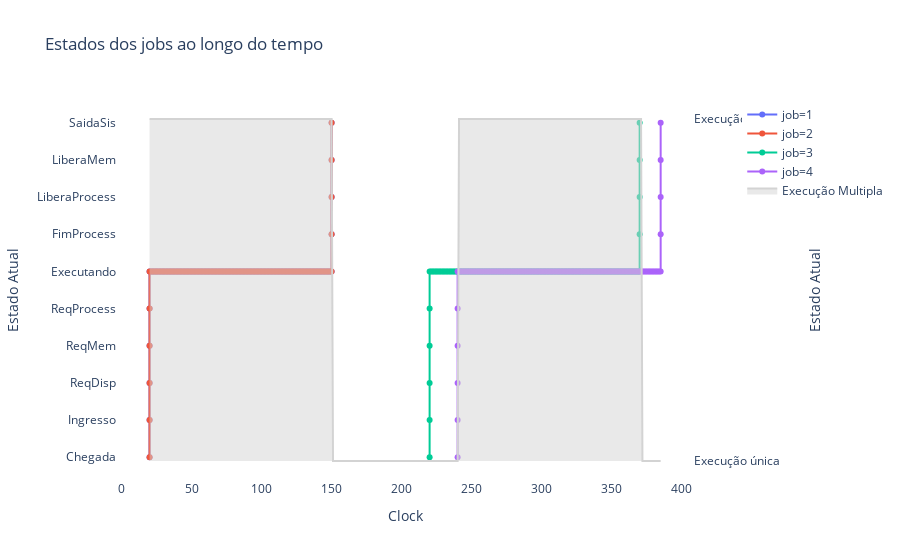

The notebook cell saved with this chart:
### Code cell
is_multiprog = pd.DataFrame(
    multiprog_on, columns=['is_multiprog'])

# # fig = go.Figure()

trace = go.Scatter(x=is_multiprog.index+20,
                   y=is_multiprog.is_multiprog,
                   fill='tozeroy',
                   line_color='lightgray',
                   name='Execução Multipla')
fig.update_layout(yaxis2={'categoryarray': [
                  'Execução única', 'Execução multipla'], 'categoryorder': "array"})

fig.add_trace(trace, secondary_y=True)

fig.update_xaxes(title="Clock", dtick=50)
fig.update_yaxes(title="Estado Atual")

### Figure 1 — Plotly figure (JSON) as saved in the notebook; plotly's stock layout.template omitted (floating-point values rounded to 4 significant figures; data arrays with more than 128 entries replaced by an {"elided": "..."} marker saying what was removed)
{"data": [{"mode": "lines+markers", "name": "job=1", "type": "scatter", "x": {"elided": "140 int values"}, "xaxis": "x", "y": {"elided": "140 str values"}, "yaxis": "y"}, {"mode": "lines+markers", "name": "job=2", "type": "scatter", "x": {"elided": "140 int values"}, "xaxis": "x", "y": {"elided": "140 str values"}, "yaxis": "y"}, {"mode": "lines+markers", "name": "job=3", "type": "scatter", "x": {"elided": "160 int values"}, "xaxis": "x", "y": {"elided": "160 str values"}, "yaxis": "y"}, {"mode": "lines+markers", "name": "job=4", "type": "scatter", "x": {"elided": "155 int values"}, "xaxis": "x", "y": {"elided": "155 str values"}, "yaxis": "y"}, {"fill": "tozeroy", "line": {"color": "lightgray"}, "name": "Execução Multipla", "type": "scatter", "x": {"elided": "366 int values"}, "xaxis": "x", "y": {"elided": "366 str values"}, "yaxis": "y2"}], "layout": {"plot_bgcolor": "white", "title": {"text": "Estados dos jobs ao longo do tempo"}, "xaxis": {"anchor": "y", "domain": [0, 0.94], "dtick": 50, "title": {"text": "Clock"}}, "yaxis": {"anchor": "x", "categoryarray": ["Chegada", "Ingresso", "ReqDisp", "ReqMem", "ReqProcess", "Executando", "FimProcess", "LiberaProcess", "LiberaMem", "SaidaSis", "Fim"], "categoryorder": "array", "domain": [0, 1], "title": {"text": "Estado Atual"}}, "yaxis2": {"anchor": "x", "categoryarray": ["Execução única", "Execução multipla"], "categoryorder": "array", "overlaying": "y", "side": "right", "title": {"text": "Estado Atual"}}}}
